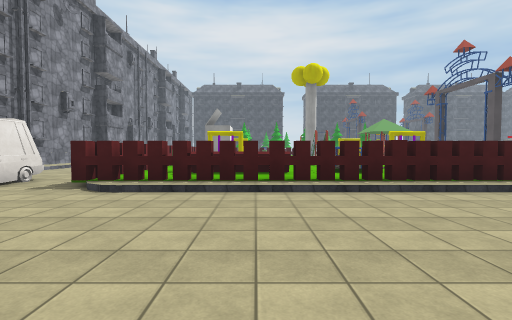
view 1 (above)

24 first-person views from a walk through a scene from a Unity 3-D project. The camera is 1.2 m above the floor, tilts 2° down and sees 85° across. The floor is counted in squares, 2 m on a side. Each view is taken from the middle of a square. On the plan, view 1 faces up. The plan holds only what a view shows up to about 9 squares ahead; the rest is blank. The place goes on beyond the plan. Some surface patterns are stand-ins.

view 2
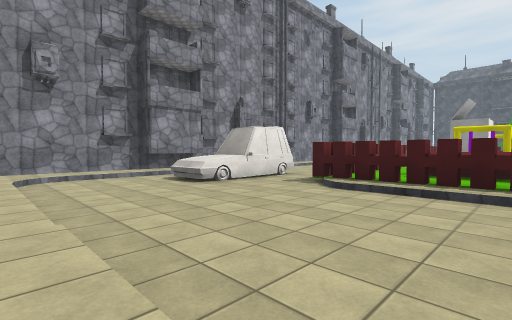

view 3
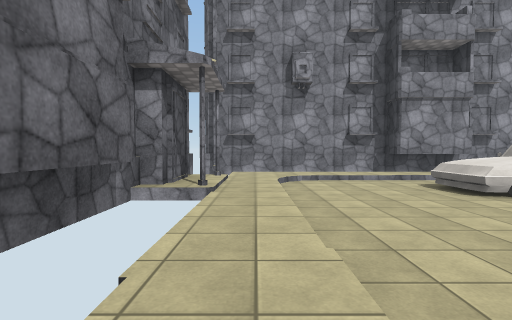

view 4
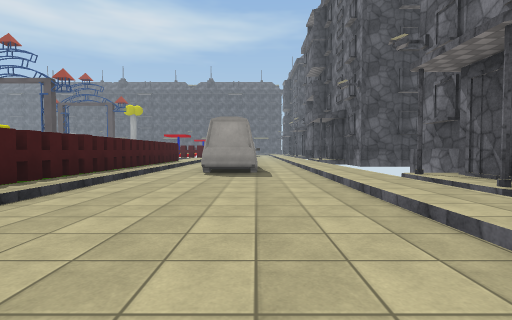

view 5
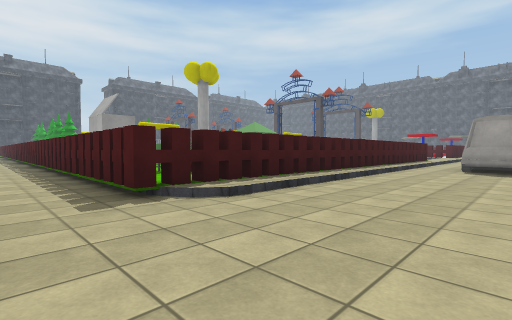

view 6
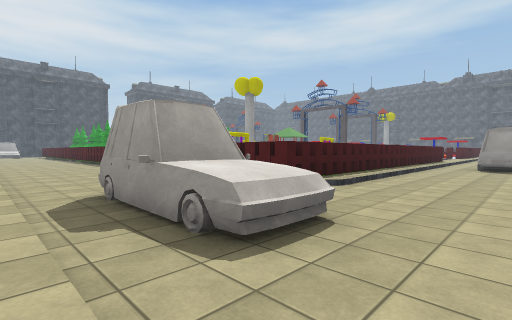

view 7
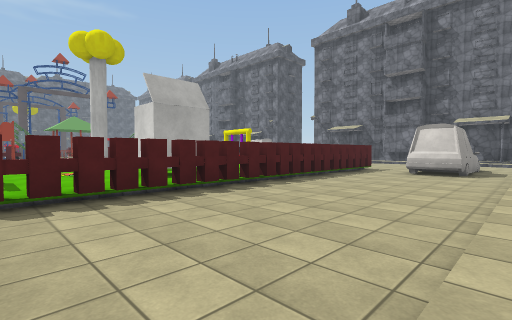

view 8
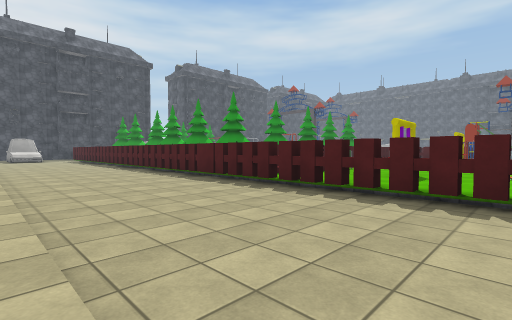

view 9
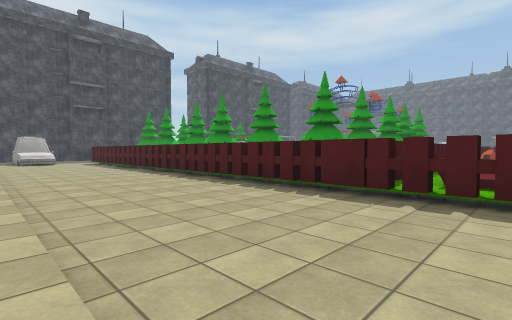

view 10
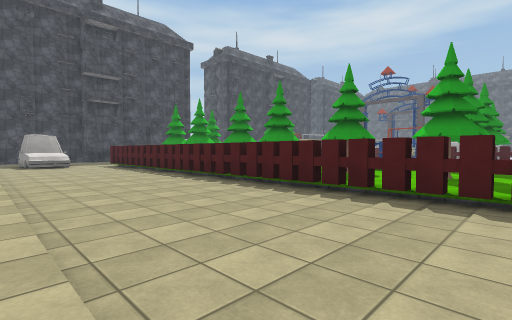

view 11
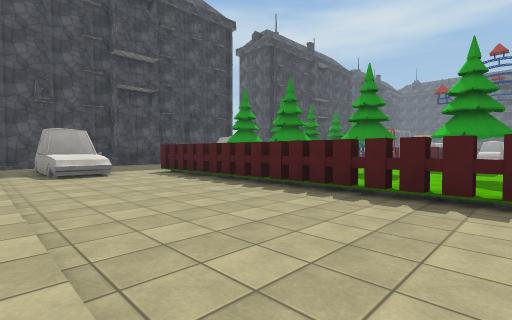

view 12
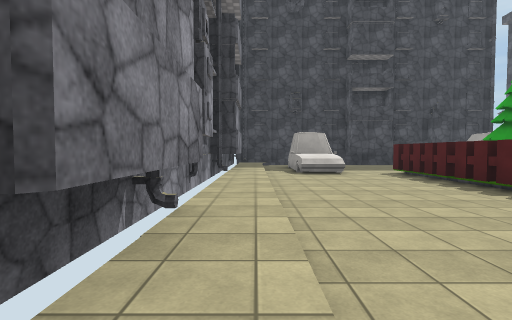

view 13
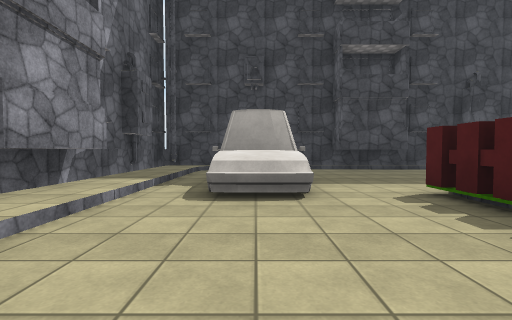

view 14
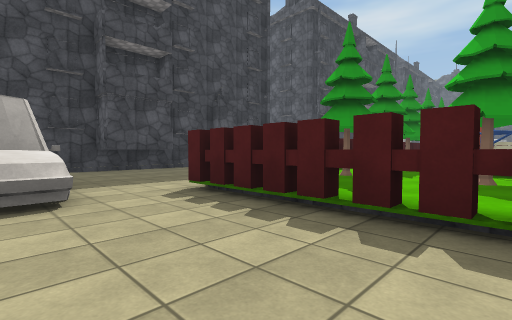

view 15
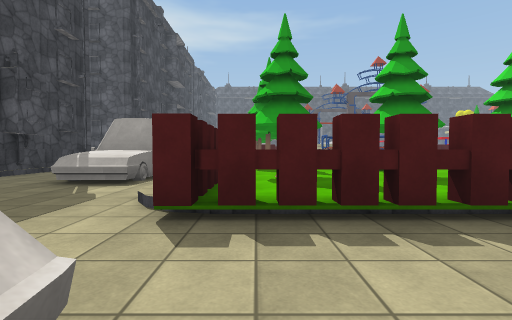

view 16
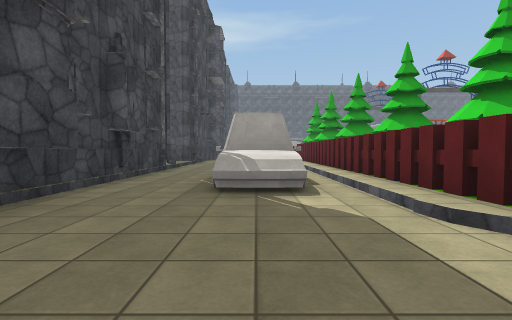

view 17
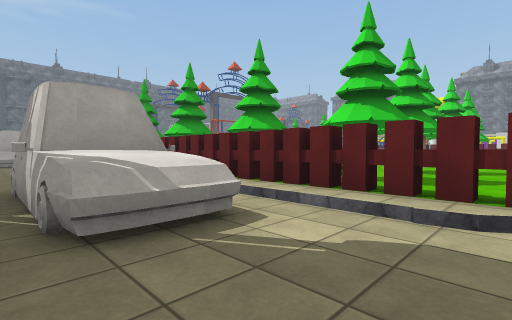

view 18
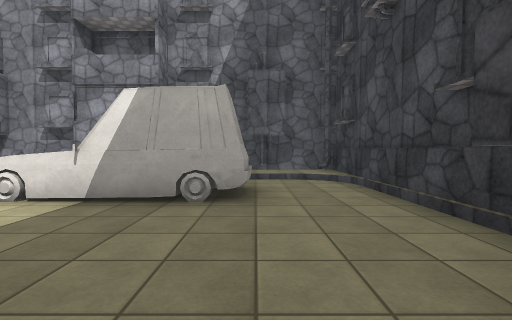

view 19
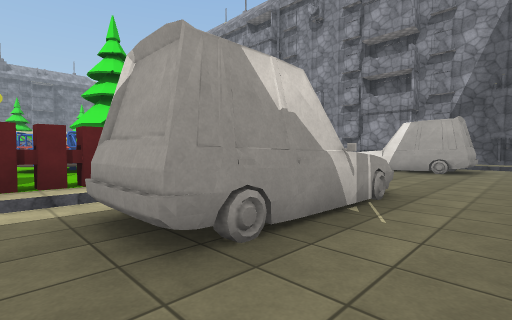

view 20
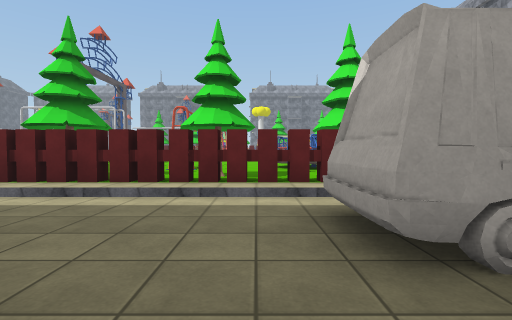

view 21
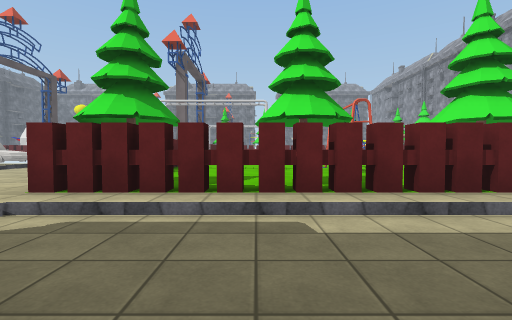

view 22
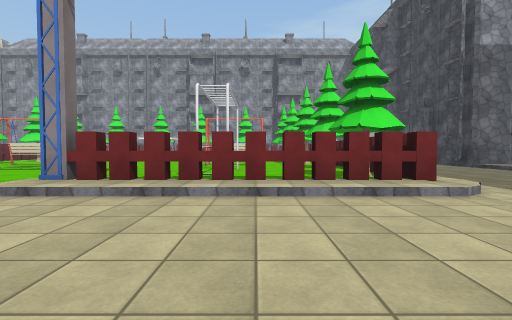

view 23
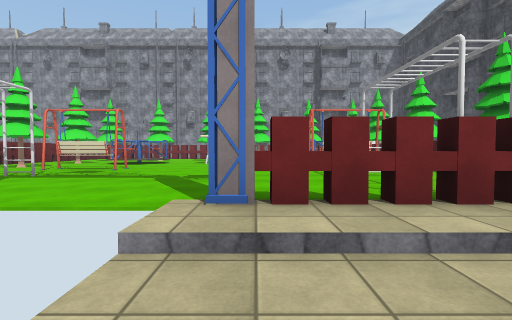

view 24
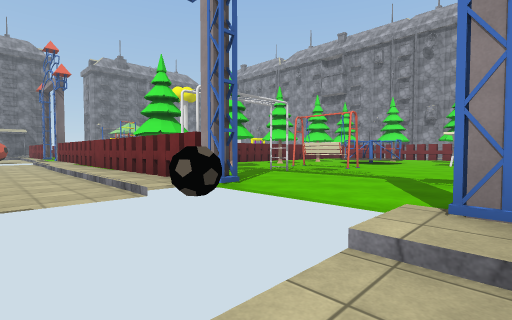

### Floor plan
Key: @ floor where view 1 was taken; # wall or solid block; . main floor; : floor 0.25 m higher than the main floor; + floor 0.5 m higher than the main floor; / step, stairs or slope; = window, fence, low wall or low ledge; ^ raised ledge; B bin; T tree; O other object.
Columns run from 9 left of view 1 to 14 right of it. Each row starts with its distance up from view 1.
 40 ##############/
 39 #:...............
 38 #:.O..............
 37 #:.#....OO##.......
 36 #:.O................
 35 #:.O.OOOOOOOOOOOOOO/.
 34 #:...#O###T##T#TT#OO..
 33 #:...#O::T  ::::::O:...
 32 #:...#O:::OO::O #:O:....
 31 #:...#O:T:OO::O #:O:...
 30 #:...#O::: :  O:::O:..
 29 #:...#O:T: :   :::O:..
 28 #:...#O:::OO ::::: #
 27 #:...#O:TTOO:::::::OO
 26  :...#O::   ::::::#OO
 25  :...#O:TT   :O #:OO..
 24  :...#O:::O  :O #:OO..
 23  :...#O:::   :::: OO..
 22  :...#O:T::T T  T TO..
 21  :...#O           OO..
 20  :...  O           O..
 19  :...#O=           O.
 18  :...#O::
 17  :...#O::::
 16  :...#O:O:: #
 15  :...#O:::: #
 14  :...#O::O:
 13  :...#OBB
 12  :...#OBB
 11  :...#O
 10  :...#O       OO
  9  :...#O
  8 #:...#OO //OO
  7 #:.O.#O#==::
  6 #:. . OOOOOOOOOO
  5 #:.O. ##########
  4 #:.O............
  3 #:...........O
  2 #:...........O
  1 #:..............
  0 #::/:::::@/:::::
 -1 ^ #+#:## #+#
 -2 ^  #^^^   #^^#

Where each view was taken, in squares from view 1:
view 1: 0 up, 0 right, facing up
view 2: 0 up, 0 right, facing up-left
view 3: 0 up, 1 left, facing left
view 4: 2 up, 3 left, facing right
view 5: 2 up, 5 left, facing up-right
view 6: 2 up, 8 left, facing up-right
view 7: 16 up, 8 left, facing down-right
view 8: 14 up, 8 left, facing up-right
view 9: 18 up, 8 left, facing up-right
view 10: 21 up, 8 left, facing up-right
view 11: 26 up, 8 left, facing up-right
view 12: 26 up, 8 left, facing up
view 13: 31 up, 6 left, facing up
view 14: 31 up, 6 left, facing up-right
view 15: 34 up, 6 left, facing right
view 16: 37 up, 5 left, facing right
view 17: 38 up, 3 left, facing down-right
view 18: 38 up, 2 left, facing left
view 19: 39 up, 3 right, facing down-left
view 20: 39 up, 3 right, facing down
view 21: 38 up, 7 right, facing down
view 22: 32 up, 14 right, facing left
view 23: 29 up, 12 right, facing left
view 24: 29 up, 12 right, facing down-left
